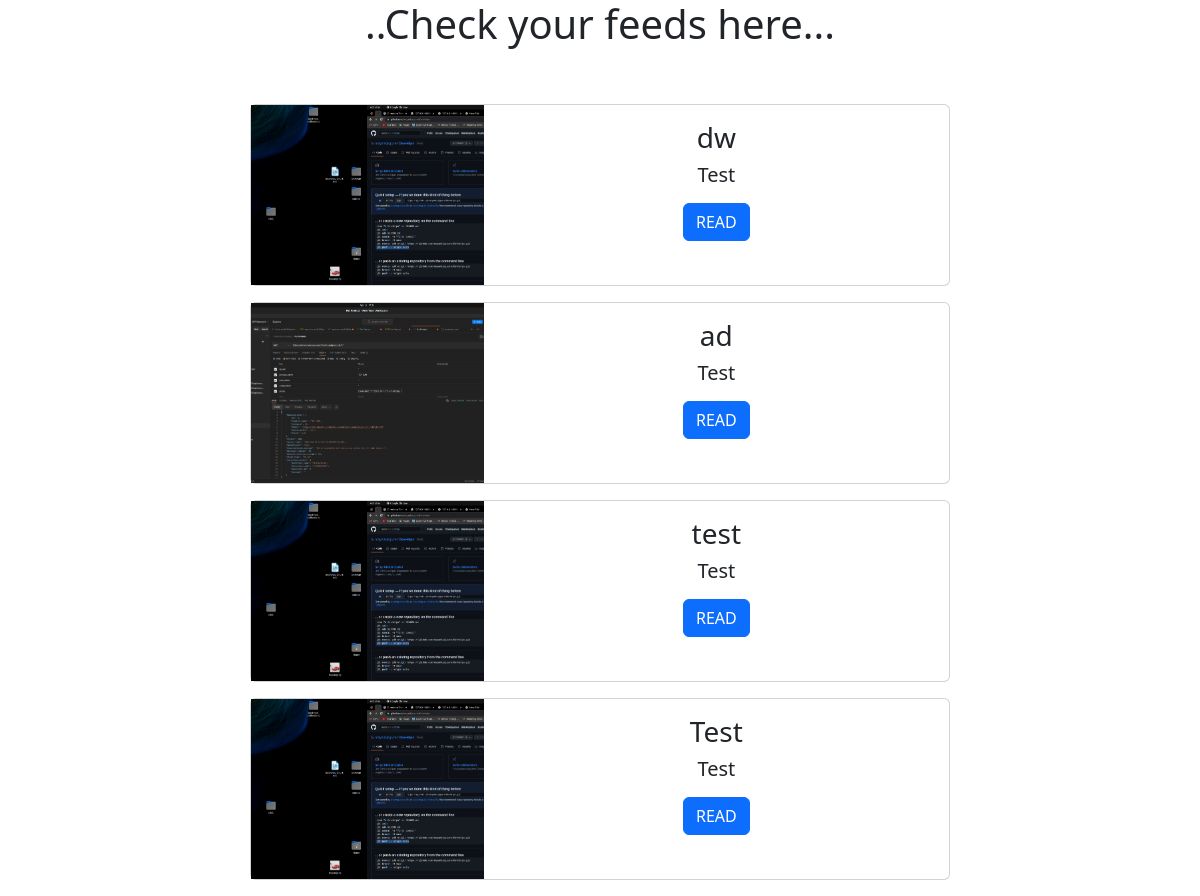
Page /feeds/ on the committed database.
### home/models.py (models this page shows, shortened)
class BlogModel(models.Model):
    user = models.ForeignKey(User, on_delete=models.CASCADE)
    title = models.CharField(max_length=100)
    subtitle = models.CharField(max_length=100)
    content =  FroalaField()
    slug = models.SlugField(max_length=100, null=True, blank=True)
    image = models.ImageField(upload_to="blog", blank=True, null=True)
    created_at = models.DateTimeField(auto_now=True)
    updated_at = models.DateTimeField(auto_now=True)

### home/views.py (the view)
# urls.py: path('feeds/',feeds),
def feeds(request):
    blogs = BlogModel.objects.all().order_by('-id')
    context = {'post':blogs}
    return render(request, 'feeds.html',context)

### home/templates/feeds.html (shortened to what this page needs)
<!doctype html>
<html lang="en">
  <head>
    <link href="https://cdn.jsdelivr.net/npm/bootstrap@5.2.0-beta1/dist/css/bootstrap.min.css" rel="stylesheet">
  </head>
  <body>
    <h1><center>..Check your feeds here...<br><br></center></h1>
<center>
<div class="container" >
            {% for p in post %}
            <center>
              <div class="card mb-3" style="max-width: 700px;">
                    <div class="row g-0">
                      <div class="col-md-4">
                        <img src="/media/{{p.image}}" style=" width: 100%; height: 15vw; object-fit: cover;">
                      </div>
                      <div class="col-md-8">
                        <div class="card-body">
                          <h3 class="card-title">{{p.title}}</h3>
                          <h5 class="card-text">{{p.subtitle}}</h5>
                      </div>
                      <a href="/blog/{{p.slug}}/" class="btn btn-primary">READ</a>
                    </div>
              </div>
             </center>
            {% endfor %}
  </div>
  </center>
</body>
</html>

### home/templates/feeds.html (style rules this page uses)
body { background-color : aqua; }

### rows in the picture
BlogModel: image (picture), title "dw", subtitle "Test"
BlogModel: image (picture), title "ad", subtitle "Test"
BlogModel: image (picture), title "test", subtitle "Test"
BlogModel: image (picture), title "Test", subtitle "Test"
